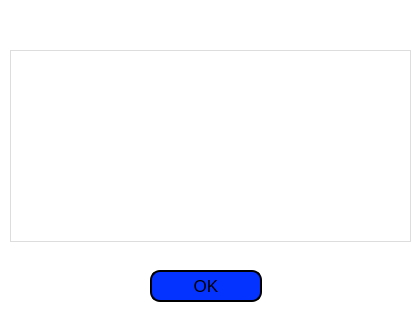
<?xml version="1.0" encoding="UTF-8"?>
<ui version="4.0">
 <class>FriendList</class>
 <widget class="QDialog" name="FriendList">
  <property name="geometry">
   <rect>
    <x>0</x>
    <y>0</y>
    <width>418</width>
    <height>311</height>
   </rect>
  </property>
  <property name="windowTitle">
   <string>Dialog</string>
  </property>
  <property name="styleSheet">
   <string notr="true">background-color: rgba(255, 255, 255, 195);</string>
  </property>
  <widget class="QPushButton" name="ok">
   <property name="geometry">
    <rect>
     <x>150</x>
     <y>270</y>
     <width>112</width>
     <height>32</height>
    </rect>
   </property>
   <property name="font">
    <font>
     <family>.AppleSystemUIFont</family>
     <pointsize>13</pointsize>
     <weight>50</weight>
     <italic>false</italic>
     <bold>false</bold>
    </font>
   </property>
   <property name="styleSheet">
    <string notr="true">background-color: rgb(4, 51, 255);
font: 13pt &quot;.AppleSystemUIFont&quot;;
border: 2px solid;
Border-radius: 10px;</string>
   </property>
   <property name="text">
    <string>OK</string>
   </property>
  </widget>
  <widget class="QListWidget" name="listWidget">
   <property name="geometry">
    <rect>
     <x>10</x>
     <y>50</y>
     <width>401</width>
     <height>192</height>
    </rect>
   </property>
   <property name="font">
    <font>
     <pointsize>12</pointsize>
    </font>
   </property>
   <property name="styleSheet">
    <string notr="true">background-color: rgba(255, 255, 255, 148);</string>
   </property>
  </widget>
 </widget>
 <resources/>
 <connections/>
</ui>
